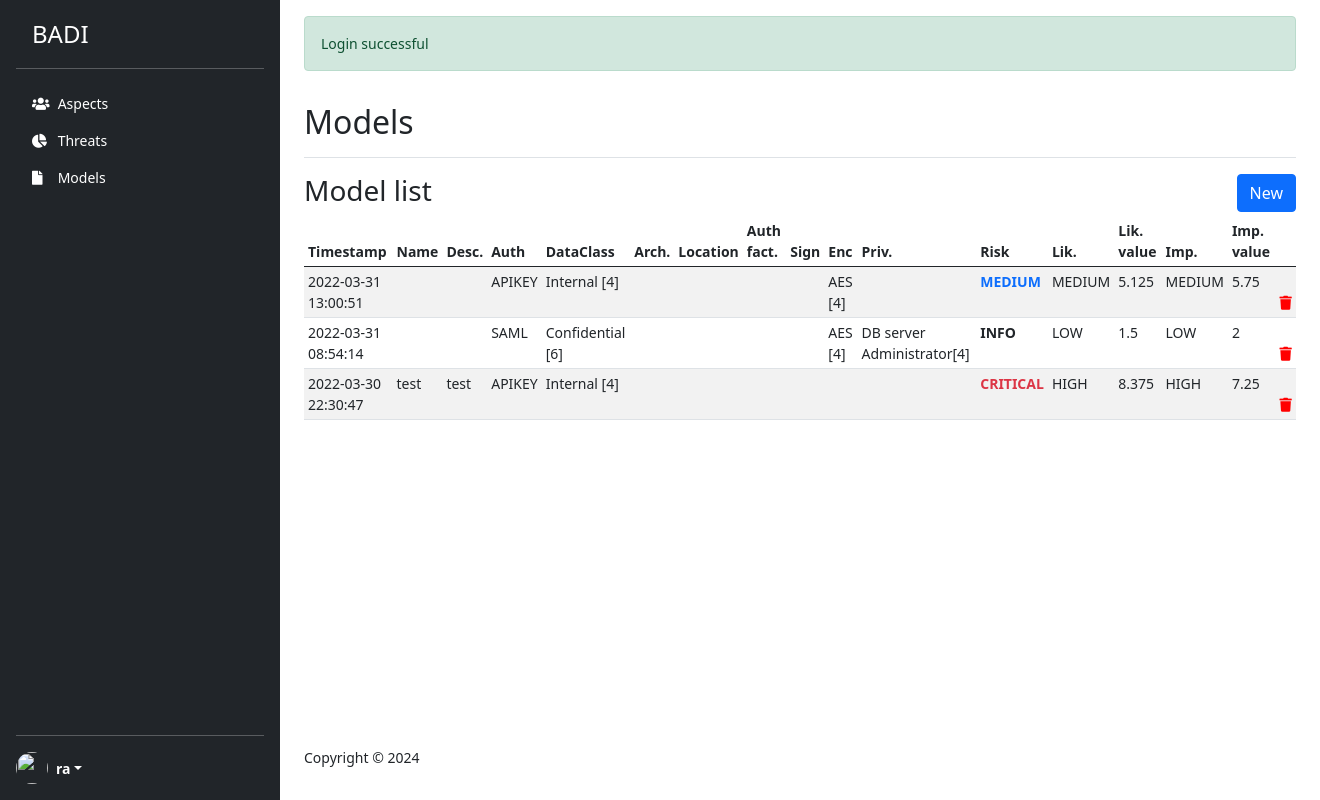
/index.php?page=models (signed in), run on the app's committed database.
### tables this page shows
CREATE TABLE `dshb_menu` (
  `id` int(11) NOT NULL,
  `icon` varchar(45) NOT NULL,
  `name` varchar(45) DEFAULT NULL,
  `href` varchar(25) NOT NULL,
  `min_user_role` int(11) NOT NULL
);

CREATE TABLE `models` (
  `id` int(255) NOT NULL,
  `sl` int(10) NOT NULL DEFAULT 9,
  `m` int(10) NOT NULL DEFAULT 9,
  `o` int(10) NOT NULL DEFAULT 9,
  `s` int(10) NOT NULL DEFAULT 9,
  `ed` int(10) NOT NULL DEFAULT 9,
  `ee` int(10) NOT NULL DEFAULT 9,
  `a` int(10) NOT NULL DEFAULT 9,
  `ide` int(10) NOT NULL DEFAULT 9,
  `lc` int(10) NOT NULL DEFAULT 9,
  `li` int(10) NOT NULL DEFAULT 9,
  `lav` int(10) NOT NULL DEFAULT 9,
  `lac` int(10) NOT NULL DEFAULT 9,
  `fd` int(10) NOT NULL DEFAULT 9,
  `rd` int(10) NOT NULL DEFAULT 9,
  `nc` int(10) NOT NULL DEFAULT 9,
  `pv` int(10) NOT NULL DEFAULT 9,
  `model_name` varchar(150) DEFAULT NULL,
  `model_description` varchar(250) DEFAULT NULL,
  `dataclass` varchar(150) DEFAULT NULL,
  `architect` varchar(150) DEFAULT NULL,
  `authprot` varchar(150) DEFAULT NULL,
  `netloc` varchar(150) DEFAULT NULL,
  `authfact` varchar(150) DEFAULT NULL,
  `sign` varchar(150) DEFAULT NULL,
  `enc` varchar(150) DEFAULT NULL,
  `userpriv` varchar(150) DEFAULT NULL,
  `risklevel` varchar(150) DEFAULT NULL,
  `liklevel` varchar(150) DEFAULT NULL,
  `likvalue` varchar(150) DEFAULT NULL,
  `implevel` varchar(150) DEFAULT NULL,
  `impvalue` varchar(150) DEFAULT NULL,
  `timestamp` timestamp NOT NULL DEFAULT current_timestamp() ON UPDATE current_timestamp()
);

### src/CoreFunctions.php (called while the page is built, shortened)
<?php
class CoreFunctions
{
    public static function isGranted($requiredRole = self::ROLE_USER)
    {
        if ($requiredRole == self::ROLE_RISK_ANALYST && in_array($_SESSION['role'], [self::ROLE_RISK_ANALYST])) {
            return true;
        }
        if ($requiredRole == self::ROLE_OPERATOR && in_array($_SESSION['role'], [self::ROLE_RISK_ANALYST, self::ROLE_OPERATOR])) {
            return true;
        }
        if ($requiredRole == self::ROLE_USER && in_array($_SESSION['role'], [self::ROLE_RISK_ANALYST, self::ROLE_OPERATOR, self::ROLE_USER])) {
            return true;
        }
        return false;
    }
}

### core.php (called while the page is built)
<?php
class Connection {
    private $servername = "host.docker.internal";
    private $username   = "root";
    private $password   = "root";
    private $database   = "badi";
    public  $connection;
    public function __construct()
    {
        $this->connection = new mysqli($this->servername, $this->username,$this->password,$this->database);
        if(mysqli_connect_error()) {
            trigger_error("Failed to connect to MySQL: " . mysqli_connect_error());
        }else{
            return $this->connection;
        }
    }
    public function getConnection() {
        return $this->connection;
    }
    public function getMenuItems()
    {
        $sql = "SELECT m.icon, m.name, m.href, r.code FROM dshb_menu AS m INNER JOIN user_roles AS r ON m.min_user_role=r.id";
        $stm = $this->connection->query($sql);
        $data = array();
        while ($row = $stm->fetch_assoc()) {
            $data[] = $row;
        }
        return $data;
    }
}

### src/ModelFunctions.php (called while the page is built, shortened)
<?php
class ModelFunctions {
    private $connection;
    public function __construct($connection) {
        $this->connection = $connection;
    }
    public function displayDataModels()
    {
        $query = "SELECT * FROM models ORDER BY timestamp DESC";
        $result = $this->connection->query($query);
        if ($result->num_rows > 0) {
            $data = array();
            while ($row = $result->fetch_assoc()) {
                $data[] = $row;
            }
            return $data;
        } else {
            echo "No found records";
        }
    }
    public static function getRiskColour($value) {
        if($value == "CRITICAL") return 'text-danger';
        if($value == "MEDIUM") return 'text-primary';
        if($value == "INFO") return 'text-dark';
    }
}

### parts/models/models.php (the view, shortened to what this page needs)
<?php
$modelFunctions = new ModelFunctions($connection->getConnection());
?>
<div class="d-flex justify-content-between flex-wrap flex-md-nowrap align-items-center pt-3 pb-2 mb-3 border-bottom">
    <h1 class="h2">Models</h1>
</div>
<div>
    <h3>Model list
        <a href="<?php echo CoreFunctions::PAGE_ADD_MODEL?>" class="btn btn-primary" style="float:right;">New</a>
    </h3>
</div>
    <div>
        <div class="table-responsive">
            <table class="table table-striped table-sm ">
                <thead>
                <tr>
                    <th>Timestamp</th>
                    <th>Name</th>
                    <th>Desc.</th>
                    <th>Auth</th>
                    <th>DataClass</th>
                    <th>Arch.</th>
                    <th>Location</th>
                    <th>Auth fact.</th>
                    <th>Sign</th>
                    <th>Enc</th>
                    <th>Priv.</th>
                    <th>Risk</th>
                    <th>Lik.</th>
                    <th>Lik. value</th>
                    <th>Imp.</th>
                    <th>Imp. value</th>
                    <th></th>
                </tr>
                </thead>
                <tbody>
                <?php
                $models = $modelFunctions->displayDataModels();
                foreach ($models as $item) {
                    $modelColour = $modelFunctions->getRiskColour($item['risklevel']);
                    ?>
                    <tr>
                        <td><?php echo $item['timestamp'] ?></td>
                        <td><?php echo $item['model_name'] ?></td>
                        <td><?php echo $item['model_description'] ?></td>
                        <td><?php echo $item['authprot'] ?></td>
                        <td><?php echo $item['dataclass'] ?></td>
                        <td><?php echo $item['architect'] ?></td>
                        <td><?php echo $item['netloc'] ?></td>
                        <td><?php echo $item['authfact'] ?></td>
                        <td><?php echo $item['sign'] ?></td>
                        <td><?php echo $item['enc'] ?></td>
                        <td><?php echo $item['userpriv'] ?></td>
                        <td class="<?php echo $modelColour; ?>"><b><?php echo $item['risklevel'] ?></td>
                        <td><?php echo $item['liklevel'] ?></td>
                        <td><?php echo $item['likvalue'] ?></td>
                        <td><?php echo $item['implevel'] ?></td>
                        <td><?php echo $item['impvalue'] ?></td>
                        <td>
                            <a href="<?php echo CoreFunctions::ACTION_DELETE_MODEL . $item['id'] ?>" style="color:red" onclick="confirm('Are you sure want to delete this record')">
                                <i class="fa fa-trash" aria-hidden="true"></i>
                            </a>
                        </td>
                    </tr>
                    <?php } ?>
                </tbody>
            </table>
        </div>
    </div>

### parts/template/nav.php (shortened to what this page needs)
<?php
$menuItems = $connection->getMenuItems();
?>
<div class="d-flex flex-column flex-shrink-0 p-3 text-white bg-dark full-height" style="width: 280px;">
    <a href="index.php?page=homepage" class="d-flex align-items-center mb-3 mb-md-0 ms-3 text-white text-decoration-none table-responsive">
      <span class="fs-4">BADI</span>
    </a>
    <hr>
    <ul class="nav nav-pills flex-column mb-auto">
        <?php if (CoreFunctions::isGranted()) { ?>
            <?php foreach ($menuItems as $item) {  ?>
                <?php if (CoreFunctions::isGranted($item['code'])) {?>
                    <li class="nav-item">
                        <a href="<?php echo $item['href'] ?>" class="nav-link text-white" aria-current="page">
                            <span class="nav-icon"> <i class="<?php echo $item['icon'] ?> bi me-2"></i> </span>
                            <?php echo $item['name'] ?>
                        </a>
                    </li>
                <?php } ?>
            <?php } ?>
        <?php } ?>
    </ul>
    <?php if (CoreFunctions::isGranted()) { ?>
        <hr>
        <div class="dropdown">
            <a href="#" class="d-flex align-items-center text-white text-decoration-none dropdown-toggle" id="dropdownUser1" data-bs-toggle="dropdown" aria-expanded="false">
                <img src="https://github.com/mdo.png" alt="" class="rounded-circle me-2" width="32" height="32">
                <strong><?php echo $_SESSION['email']; ?></strong>
            </a>
        </div>
    <?php } ?>
</div>

### parts/template/head.php (style rules this page uses)
.nav-icon { width: 22px; display: inline-block; }
html, body { min-height: 100vh; }
td:first-child { text-align: left; }

### data on the page
dshb_menu: name "Aspects"
dshb_menu: name "Threats"
dshb_menu: name "Models"
models: timestamp "2022-03-31 13:00:51", authprot "APIKEY", dataclass "Internal [4]", enc "AES [4]", risklevel "MEDIUM", liklevel "MEDIUM", likvalue "5.125", implevel "MEDIUM", impvalue "5.75"
models: timestamp "2022-03-31 08:54:14", authprot "SAML", dataclass "Confidential [6]", enc "AES [4]", userpriv "DB server Administrator[4]", risklevel "INFO", liklevel "LOW", likvalue "1.5", implevel "LOW", impvalue "2"
models: timestamp "2022-03-30 22:30:47", model_name "test", model_description "test", authprot "APIKEY", dataclass "Internal [4]", risklevel "CRITICAL", liklevel "HIGH", likvalue "8.375", implevel "HIGH", impvalue "7.25"

### other printed values
$_SESSION['email'] "ra"
$alert['message'] "Login successful"
